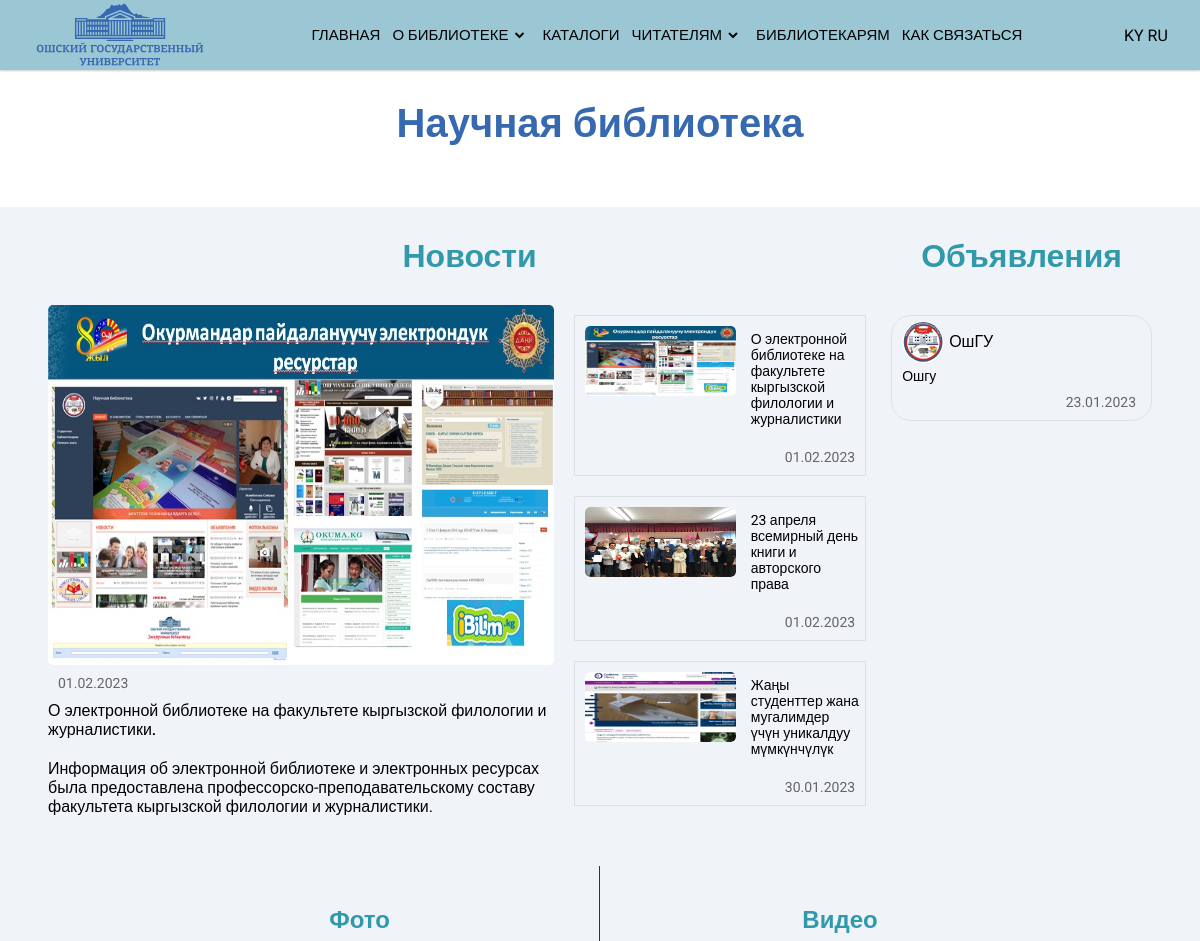
Before: / (upper part) with the older database file.
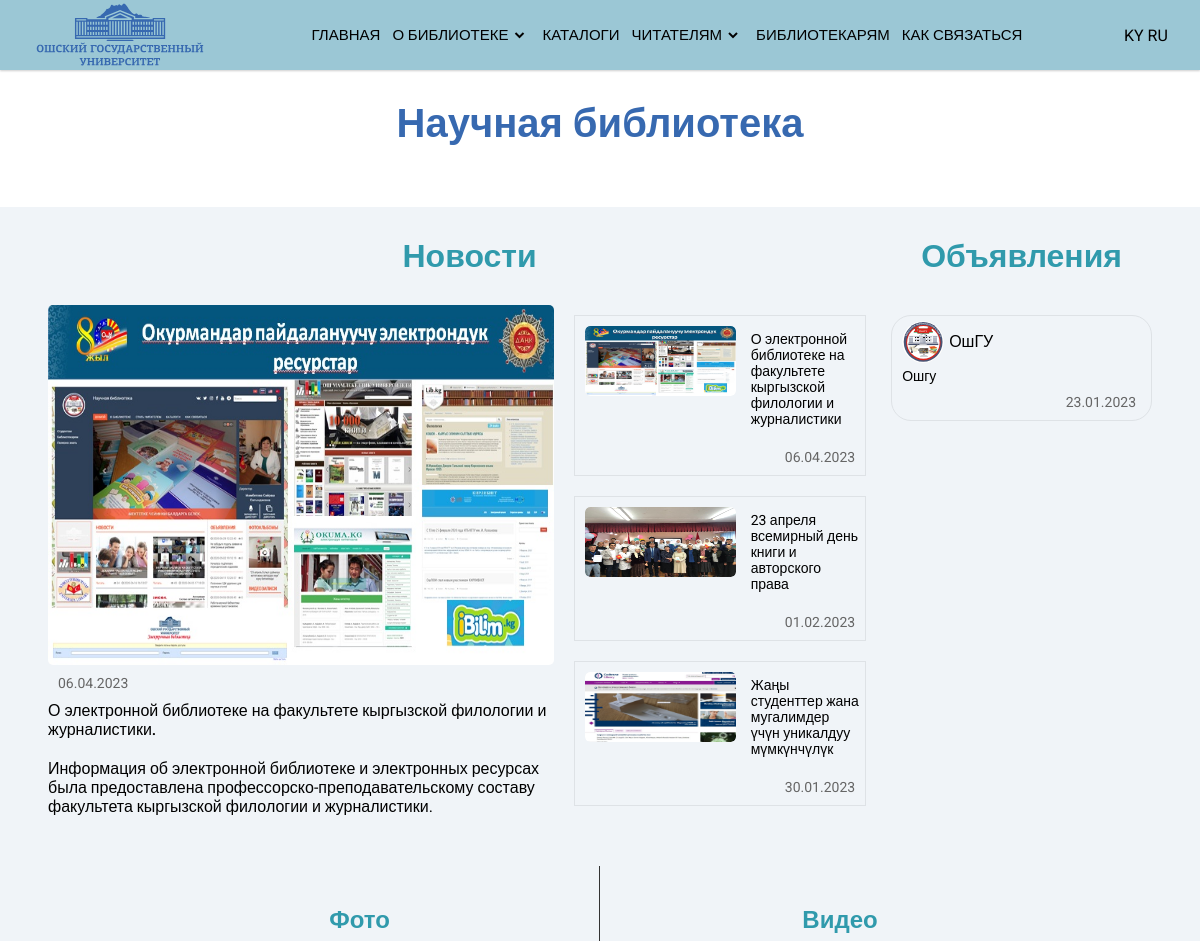
After: the same page with the newer database file.
### news/models.py (models this page shows, shortened)
class News(models.Model):
    title = models.CharField(max_length=200, verbose_name='Заголовок')
    text = RichTextField(verbose_name='Текст')
    image = models.ImageField(null=True, blank=True, verbose_name='Картинки')
    create_date = models.DateTimeField(auto_now=True, verbose_name='Дата')
    news_view = models.IntegerField(default=0)
    class Meta:
        ordering = ('-create_date',)
        verbose_name = 'Новости'
        verbose_name_plural = 'Новости'

### home/views.py (the view)
# urls.py: path('', views.home, name='home'),
def home(request):
    posts = News.objects.all().order_by('-create_date')[0:3]
    ads = Ads.objects.all().order_by('id')[0:4]
    photos = Photo.objects.order_by('-id')[0:4]
    videos = Video.objects.order_by('-id')[0:4]
    h_news = News.objects.all().first()
    post = News.objects.all()
    context = {'posts': posts, 'ads': ads, 'photos': photos, 'videos': videos, 'h_news': h_news, 'post': post}
    return render(request, 'home.html', context)

### home/templates/home.html (shortened to what this page needs)
{% extends 'index.html' %}
{% load static %}
{% load i18n %}
{% load embed_video_tags %}
{% block content %}
{% include 'header.html' %}
<link rel="stylesheet" href="{% static 'css/style.css' %}">
<div class="news_bg">
	<div class="news">
		<div class="news_inner">
			<div class="news_item">
				<h1 class="news_name response_title"><a href="{% url 'news' %}">{% trans 'Новости' %} </a></h1>
				<div class="news_block">
					<div class="news_view-home">
						<div class="news_info-home">
							<div class="news_views-home">
								<a href="{% url 'single-news' h_news.id %}">
									<img class="news_img" src="{{h_news.image.url}}" alt="">
								</a>
							</div>
						</div>
						<div class="news_index-home ">{{h_news.create_date|date:"d.m.Y"}}</div>
						<div class="news_title-home">
							<p>{{h_news.title}}.</p>
						</div>
						<p class="news_text-home">{{h_news.text|truncatewords:"18"|safe}}</p>
					</div>
					<div class="news_view">
						{% for new in posts %}
						<div class="news_views">
							<a href="{% url 'single-news' new.id %}">
								<div class="news_info">
									<img class="news_img" src="{{new.image.url}}" alt="">
								</div>
								<div class="news_info2">
									<div class="news_title">
										<p>{{new.title}}</p>
									</div>
								</div>
								<div class="news_index">{{new.create_date|date:"d.m.Y"}}</div>
							</a>
						</div>
						{% endfor %}
					</div>
				</div>
			</div>
			<div class="news_item-2">
				<h1 class="news_name"><a href="{% url 'adt' %}">{% trans 'Объявления' %}</a></h1>
				{% for a in ads %}
				<div class="news_box">
					<a href="{% url 'adt' %}">
						<div class="news-info">
							<div class="news_logo">
								<img class="news_img-info" src="{% static 'img/bg/logo.svg' %}" alt="">
								<p>ОшГУ</p>
							</div>
							<div class="news_text-info">{{a.title|safe}}</div>
							<div class="news_index-info">{{a.ads_date|date:"d.m.Y"}}</div>
						</div>
					</a>
				</div>
				{% endfor %}
			</div>
		</div>
	</div>
</div>
<div class="info">
	<div class="container">
		<div class="info_inner">
			<div class="info_grand info_grand-line">
				<h1 class="info_title"><a href="{% url 'photo' %}">Фото</a></h1>
			</div>
			<div class="info_grand">
				<h1 class="info_title"><a href="{% url 'video' %}"> Видео</a></h1>
			</div>
		</div>
	</div>
</div>
{% endblock %}

Changed rows visible on the page:
changed News "о электронной библиотеке на факультете кыргызской филологии и журналистики": create_date "01.02.2023" → "06.04.2023"
